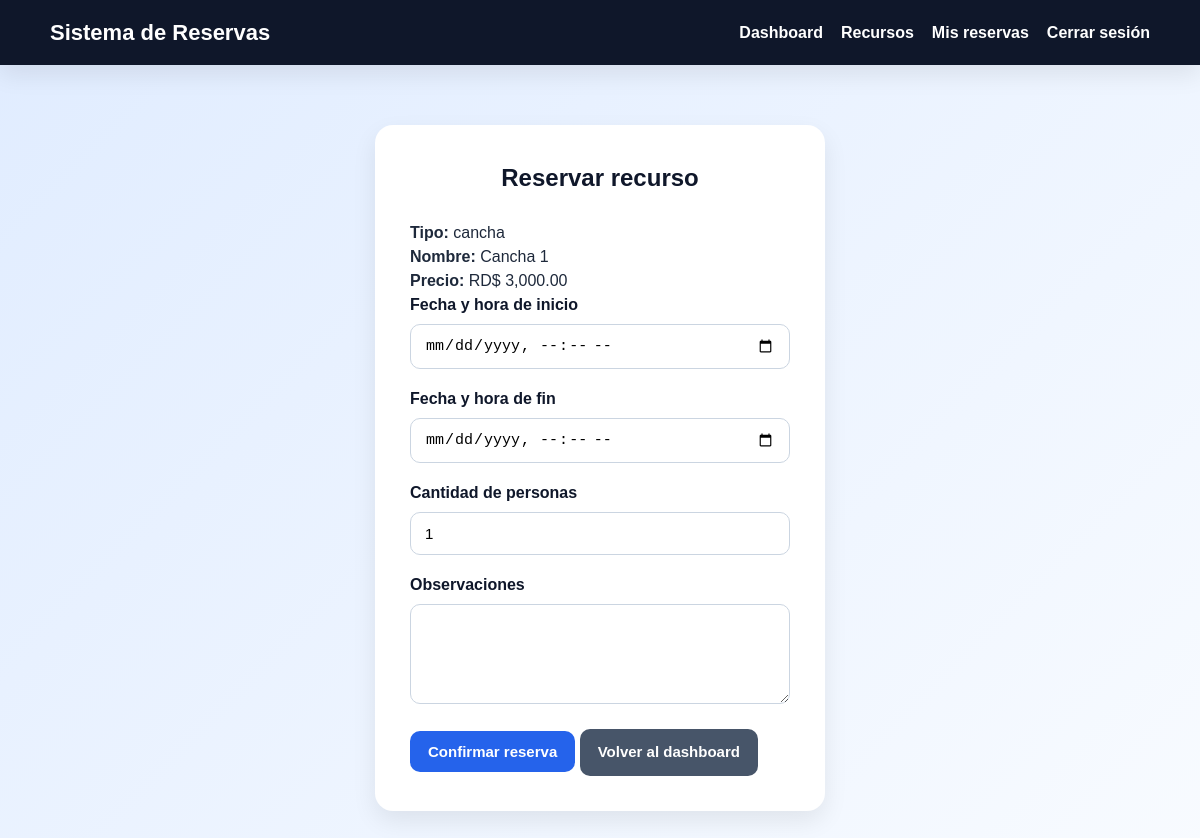
Page /public/reservar.php?recurso_id=4 (signed in) on the committed database.
### tables this page shows
CREATE TABLE recursos (
    id INT AUTO_INCREMENT PRIMARY KEY,
    tipo_servicio_id INT NOT NULL,
    nombre VARCHAR(100) NOT NULL,
    descripcion TEXT,
    ubicacion VARCHAR(150),
    capacidad INT DEFAULT 1,
    precio DECIMAL(10,2) NOT NULL DEFAULT 0.00,
    estado ENUM('disponible', 'mantenimiento', 'inactivo') DEFAULT 'disponible',
    fecha_creacion TIMESTAMP DEFAULT CURRENT_TIMESTAMP,
    FOREIGN KEY (tipo_servicio_id) REFERENCES tipos_servicio(id)
);

CREATE TABLE tipos_servicio (
    id INT AUTO_INCREMENT PRIMARY KEY,
    nombre VARCHAR(50) NOT NULL UNIQUE,
    descripcion TEXT
);

### public/reservar.php (the view, shortened to what this page needs)
<?php
require_once __DIR__ . '/../config/database.php';
$recursoId = isset($_GET['recurso_id']) ? (int)$_GET['recurso_id'] : (int)($_POST['recurso_id'] ?? 0);
$stmt = $pdo->prepare("
    SELECT r.*, ts.nombre AS tipo_servicio
    FROM recursos r
    INNER JOIN tipos_servicio ts ON r.tipo_servicio_id = ts.id
    WHERE r.id = ?
");
$stmt->execute([$recursoId]);
$recurso = $stmt->fetch();
?>
<!DOCTYPE html>
<html lang="es">
<head>
    <link rel="stylesheet" href="../assets/css/style.css">
</head>
<body>
<div class="navbar">
    <div class="container-nav">
        <h1>Sistema de Reservas</h1>
        <ul>
            <li><a href="dashboard.php">Dashboard</a></li>
            <li><a href="recursos.php">Recursos</a></li>
            <li><a href="mis_reservas.php">Mis reservas</a></li>
            <li><a href="logout.php">Cerrar sesión</a></li>
        </ul>
    </div>
</div>
<div class="container">
    <div class="form-container">
        <h2>Reservar recurso</h2>
        <div class="form-info-box">
            <p><strong>Tipo:</strong> <?php echo htmlspecialchars($recurso['tipo_servicio']); ?></p>
            <p><strong>Nombre:</strong> <?php echo htmlspecialchars($recurso['nombre']); ?></p>
            <p><strong>Precio:</strong> RD$ <?php echo number_format((float)$recurso['precio'], 2); ?></p>
        </div>
        <form method="POST">
            <div class="form-group">
                <label for="fecha_inicio">Fecha y hora de inicio</label>
                <input type="datetime-local" name="fecha_inicio" id="fecha_inicio" required>
            </div>
            <div class="form-group">
                <label for="fecha_fin">Fecha y hora de fin</label>
                <input type="datetime-local" name="fecha_fin" id="fecha_fin" required>
            </div>
            <div class="form-group">
                <label for="cantidad_personas">Cantidad de personas</label>
                <input type="number" name="cantidad_personas" id="cantidad_personas" min="1" value="1">
            </div>
            <div class="form-group">
                <label for="observaciones">Observaciones</label>
                <textarea name="observaciones" id="observaciones"></textarea>
            </div>
            <div class="btn-row">
                <button type="submit" class="btn btn-primary">Confirmar reserva</button>
                <a href="dashboard.php" class="btn btn-secondary">Volver al dashboard</a>
            </div>
        </form>
    </div>
</div>
</body>
</html>

### assets/css/style.css (style rules this page uses)
* { margin: 0; padding: 0; box-sizing: border-box; }
:root { --color-primario: #2563eb; --color-primario-hover: #1d4ed8; --color-secundario: #0f172a; --color-fondo: #f1f5f9; --color-blanco: #ffffff; --color-texto: #1e293b; --color-texto-suave: #64748b; --color-exito: #16a34a; --color-error: #dc2626; --sombra: 0 10px 25px rgba(0, 0, 0, 0.08); --radio: 14px; --transicion: all 0.25s ease; }
body { font-family: Arial, Helvetica, sans-serif; background: linear-gradient(135deg, #e0ecff, #f8fbff); color: var(--color-texto); min-height: 100vh; line-height: 1.5; }
.container { width: 90%; max-width: 1100px; margin: 40px auto; }
.form-container { width: 100%; max-width: 450px; margin: 60px auto; background: var(--color-blanco); padding: 35px; border-radius: 18px; box-shadow: var(--sombra); }
.form-container h2 { text-align: center; margin-bottom: 25px; color: var(--color-secundario); }
.form-group { margin-bottom: 18px; }
label { display: block; font-weight: bold; margin-bottom: 7px; color: var(--color-secundario); }
input, select, textarea { width: 100%; padding: 12px 14px; border: 1px solid #cbd5e1; border-radius: 10px; outline: none; font-size: 15px; transition: var(--transicion); background-color: #fff; }
textarea { min-height: 100px; resize: vertical; }
.btn { display: inline-block; background: var(--color-primario); color: #fff; padding: 12px 18px; border: none; border-radius: 10px; font-size: 15px; font-weight: bold; cursor: pointer; text-align: center; text-decoration: none; transition: var(--transicion); }
.btn-secondary { background: #475569; }
a { color: var(--color-primario); text-decoration: none; }
.navbar { background: var(--color-secundario); color: white; padding: 16px 30px; box-shadow: var(--sombra); }
.navbar .container-nav { max-width: 1100px; margin: 0 auto; display: flex; justify-content: space-between; align-items: center; gap: 20px; }
.navbar h1 { font-size: 22px; }
.navbar ul { list-style: none; display: flex; gap: 18px; align-items: center; }
.navbar ul li a { color: white; font-weight: bold; }

### rows in the picture
recursos: tipo_servicio.nombre "cancha", nombre "Cancha 1", precio "3,000.00"
